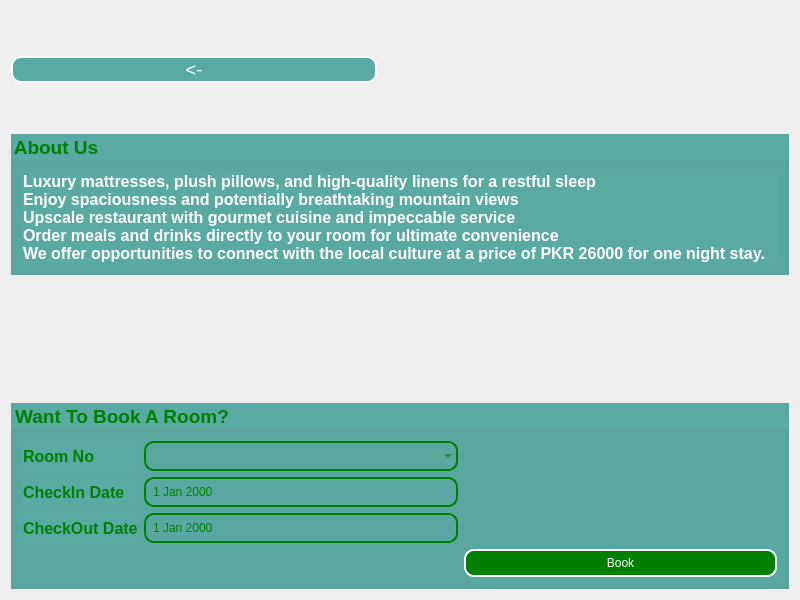
<?xml version="1.0" encoding="UTF-8"?>
<ui version="4.0">
 <class>hotelroyalden</class>
 <widget class="QDialog" name="hotelroyalden">
  <property name="geometry">
   <rect>
    <x>0</x>
    <y>0</y>
    <width>800</width>
    <height>600</height>
   </rect>
  </property>
  <property name="windowTitle">
   <string>Dialog</string>
  </property>
  <property name="styleSheet">
   <string notr="true">#hotelroyalden {
  border-image:url(:/images/images/background.PNG);
}</string>
  </property>
  <layout class="QGridLayout" name="gridLayout">
   <item row="0" column="0">
    <layout class="QHBoxLayout" name="horizontalLayout">
     <item>
      <widget class="QPushButton" name="backbtnroyal">
       <property name="font">
        <font>
         <pointsize>14</pointsize>
        </font>
       </property>
       <property name="styleSheet">
        <string notr="true">#backbtnroyal{
border-radius: 10px;
background-color :rgb(89, 170, 163);
color: white;
border:2px solid white;
}</string>
       </property>
       <property name="text">
        <string>&lt;-</string>
       </property>
      </widget>
     </item>
     <item>
      <spacer name="horizontalSpacer">
       <property name="orientation">
        <enum>Qt::Horizontal</enum>
       </property>
       <property name="sizeType">
        <enum>QSizePolicy::Minimum</enum>
       </property>
       <property name="sizeHint" stdset="0">
        <size>
         <width>40</width>
         <height>20</height>
        </size>
       </property>
      </spacer>
     </item>
     <item>
      <widget class="QWidget" name="widget" native="true"/>
     </item>
    </layout>
   </item>
   <item row="1" column="0">
    <widget class="QGroupBox" name="groupBox">
     <property name="font">
      <font>
       <family>Arial</family>
       <pointsize>14</pointsize>
       <bold>true</bold>
      </font>
     </property>
     <property name="styleSheet">
      <string notr="true">color:green;
background-color :rgb(89, 170, 163);</string>
     </property>
     <property name="title">
      <string>About Us</string>
     </property>
     <layout class="QGridLayout" name="gridLayout_3">
      <item row="0" column="0">
       <widget class="QLabel" name="label_5">
        <property name="font">
         <font>
          <family>Arial</family>
          <pointsize>12</pointsize>
          <bold>true</bold>
         </font>
        </property>
        <property name="styleSheet">
         <string notr="true">color:white;</string>
        </property>
        <property name="text">
         <string>Luxury mattresses, plush pillows, and high-quality linens for a restful sleep
Enjoy spaciousness and potentially breathtaking mountain views
Upscale restaurant with gourmet cuisine and impeccable service
Order meals and drinks directly to your room for ultimate convenience
We offer opportunities to connect with the local culture at a price of PKR 26000 for one night stay.</string>
        </property>
       </widget>
      </item>
     </layout>
    </widget>
   </item>
   <item row="2" column="0">
    <layout class="QHBoxLayout" name="horizontalLayout_2">
     <item>
      <widget class="QWidget" name="widget_2" native="true">
       <property name="styleSheet">
        <string notr="true">#widget_2{

border-image:url(:/images/images/Hotel2-1.jpeg);
}</string>
       </property>
      </widget>
     </item>
     <item>
      <widget class="QWidget" name="widget_3" native="true">
       <property name="styleSheet">
        <string notr="true">#widget_3{

border-image:url(:/images/images/Hotel2-2.jpeg);
}</string>
       </property>
      </widget>
     </item>
     <item>
      <widget class="QWidget" name="widget_4" native="true">
       <property name="styleSheet">
        <string notr="true">#widget_4{

border-image:url(:/images/images/Hotel2-3.jpeg);
}</string>
       </property>
      </widget>
     </item>
    </layout>
   </item>
   <item row="3" column="0">
    <widget class="QGroupBox" name="groupBox_2">
     <property name="font">
      <font>
       <family>Arial</family>
       <pointsize>14</pointsize>
       <bold>true</bold>
      </font>
     </property>
     <property name="styleSheet">
      <string notr="true">color:green;
background-color :rgb(89, 170, 163);</string>
     </property>
     <property name="title">
      <string>Want To Book A Room?</string>
     </property>
     <layout class="QGridLayout" name="gridLayout_2">
      <item row="2" column="2">
       <spacer name="horizontalSpacer_3">
        <property name="orientation">
         <enum>Qt::Horizontal</enum>
        </property>
        <property name="sizeHint" stdset="0">
         <size>
          <width>40</width>
          <height>20</height>
         </size>
        </property>
       </spacer>
      </item>
      <item row="2" column="0">
       <widget class="QLabel" name="label_3">
        <property name="font">
         <font>
          <family>Arial</family>
          <pointsize>12</pointsize>
          <bold>true</bold>
         </font>
        </property>
        <property name="text">
         <string>CheckOut Date</string>
        </property>
        <property name="buddy">
         <cstring>royaldate2</cstring>
        </property>
       </widget>
      </item>
      <item row="1" column="0">
       <widget class="QLabel" name="label_2">
        <property name="font">
         <font>
          <family>Arial</family>
          <pointsize>12</pointsize>
          <bold>true</bold>
         </font>
        </property>
        <property name="text">
         <string>CheckIn Date</string>
        </property>
        <property name="buddy">
         <cstring>royaldate</cstring>
        </property>
       </widget>
      </item>
      <item row="0" column="0">
       <widget class="QLabel" name="label">
        <property name="font">
         <font>
          <family>Arial</family>
          <pointsize>12</pointsize>
          <bold>true</bold>
         </font>
        </property>
        <property name="text">
         <string>Room No</string>
        </property>
        <property name="buddy">
         <cstring>royalroom</cstring>
        </property>
       </widget>
      </item>
      <item row="3" column="2">
       <widget class="QPushButton" name="bookbtnroyal">
        <property name="styleSheet">
         <string notr="true">border-radius:10px;
border:2px solid white;
color:white;
background-color:green;
padding:5px</string>
        </property>
        <property name="text">
         <string>Book</string>
        </property>
       </widget>
      </item>
      <item row="1" column="1">
       <widget class="QDateEdit" name="royaldate">
        <property name="styleSheet">
         <string notr="true">border-radius:10px;
border:2px solid green;
color:green;
background-color:transparent;
padding:5px;</string>
        </property>
       </widget>
      </item>
      <item row="1" column="2">
       <spacer name="horizontalSpacer_4">
        <property name="orientation">
         <enum>Qt::Horizontal</enum>
        </property>
        <property name="sizeHint" stdset="0">
         <size>
          <width>40</width>
          <height>20</height>
         </size>
        </property>
       </spacer>
      </item>
      <item row="0" column="2">
       <spacer name="horizontalSpacer_5">
        <property name="orientation">
         <enum>Qt::Horizontal</enum>
        </property>
        <property name="sizeHint" stdset="0">
         <size>
          <width>40</width>
          <height>20</height>
         </size>
        </property>
       </spacer>
      </item>
      <item row="2" column="1">
       <widget class="QDateEdit" name="royaldate2">
        <property name="styleSheet">
         <string notr="true">border-radius:10px;
border:2px solid green;
color:green;
background-color:transparent;
padding:5px;</string>
        </property>
       </widget>
      </item>
      <item row="0" column="1">
       <widget class="QComboBox" name="royalroom">
        <property name="styleSheet">
         <string notr="true">border-radius:10px;
border:2px solid green;
color: green;
background-color:transparent;
padding:5px;</string>
        </property>
       </widget>
      </item>
      <item row="3" column="1">
       <spacer name="horizontalSpacer_2">
        <property name="orientation">
         <enum>Qt::Horizontal</enum>
        </property>
        <property name="sizeHint" stdset="0">
         <size>
          <width>40</width>
          <height>20</height>
         </size>
        </property>
       </spacer>
      </item>
     </layout>
    </widget>
   </item>
  </layout>
 </widget>
 <resources/>
 <connections/>
</ui>
